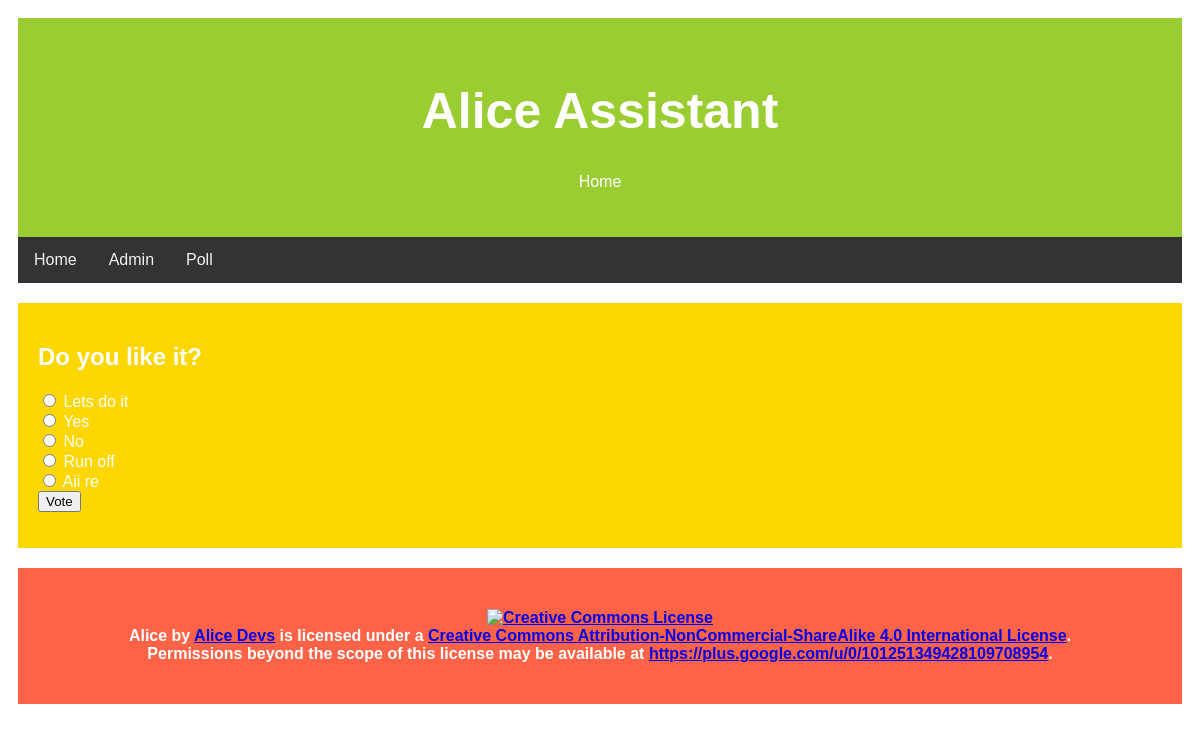
The page /polls/1/ on the database its author committed.
### polls/models.py (models this page shows, shortened)
class Question(models.Model):
    question_text = models.CharField(max_length=200)
    pub_date = models.DateTimeField('date published')
    def was_published_recently(self):
        now = timezone.now()
        return now - datetime.timedelta(days=1) <= self.pub_date <= now
    was_published_recently.admin_order_field = 'pub_date'
    was_published_recently.boolean = True
    was_published_recently.short_description = 'Published recently?'

class Choice(models.Model):
    question = models.ForeignKey(Question, on_delete=models.CASCADE)
    choice_text = models.CharField(max_length=200)
    votes = models.IntegerField(default=0)

### polls/views.py (the view)
# urls.py: path('<int:pk>/', views.DetailView.as_view(), name='detail'),
class DetailView(generic.DetailView):
    model = Question
    template_name = 'polls/detail.html'
    def get_queryset(self):
        return Question.objects.filter(pub_date__lte=timezone.now())

### polls/templates/polls/detail.html (shortened to what this page needs)
<head>
</head>
<body>
<div class="header" style="background: YellowGreen;">
  <h1>Alice Assistant</h1>
  <p style="color:White;">Home</p>
</div>
<div class="topnav">
  <a href="http://subratasarkar32.pythonanywhere.com/home">Home</a>
  <a href="http://subratasarkar32.pythonanywhere.com/admin">Admin</a>
  <a href="http://subratasarkar32.pythonanywhere.com/polls">Poll</a>
</div>
<div class="card" style="background-color:Gold;color: White;">
<h2>{{ question.question_text }}</h2>
<form action="{% url 'polls:vote' question.id %}" method="post">
{% for choice in question.choice_set.all %}
    <input type="radio" name="choice" id="choice{{ forloop.counter }}" value="{{ choice.id }}" />
    <label for="choice{{ forloop.counter }}">{{ choice.choice_text }}</label><br />
{% endfor %}
<input type="submit" value="Vote" />
</form>
</div>
<div class="footer" style="background-color:Tomato; color:White;">
  <h4><a rel="license" href="http://creativecommons.org/licenses/by-nc-sa/4.0/"><img alt="Creative Commons License" style="border-width:0" src="https://i.creativecommons.org/l/by-nc-sa/4.0/88x31.png" /></a><br /><span xmlns:dct="http://purl.org/dc/terms/" property="dct:title">Alice</span> by <a xmlns:cc="http://creativecommons.org/ns#" href="https://plus.google.com/u/0/101251349428109708954" property="cc:attributionName" rel="cc:attributionURL">Alice Devs</a> is licensed under a <a rel="license" href="http://creativecommons.org/licenses/by-nc-sa/4.0/">Creative Commons Attribution-NonCommercial-ShareAlike 4.0 International License</a>.<br />Permissions beyond the scope of this license may be available at <a xmlns:cc="http://creativecommons.org/ns#" href="https://plus.google.com/u/0/101251349428109708954" rel="cc:morePermissions">https://plus.google.com/u/0/101251349428109708954</a>.</h4>
</div>
</body>
</html>

### polls/templates/polls/detail.html (style rules this page uses)
* { box-sizing: border-box; }
body { font-family: Arial; padding: 10px; background: White; }
.header { padding: 30px; text-align: center; background: white; }
.header h1 { font-size: 50px; color: White; }
.topnav { overflow: hidden; background-color: #333; }
.topnav a { float: left; display: block; color: #f2f2f2; text-align: center; padding: 14px 16px; text-decoration: none; }
.card { background-color: white; padding: 20px; margin-top: 20px; }
.footer { padding: 20px; text-align: center; background: #ddd; margin-top: 20px; }

### rows shown on the page
Question: question_text "Do you like it?"
Choice: choice_text "Lets do it"
Choice: choice_text "Yes"
Choice: choice_text "No"
Choice: choice_text "Run off"
Choice: choice_text "Aii re"
